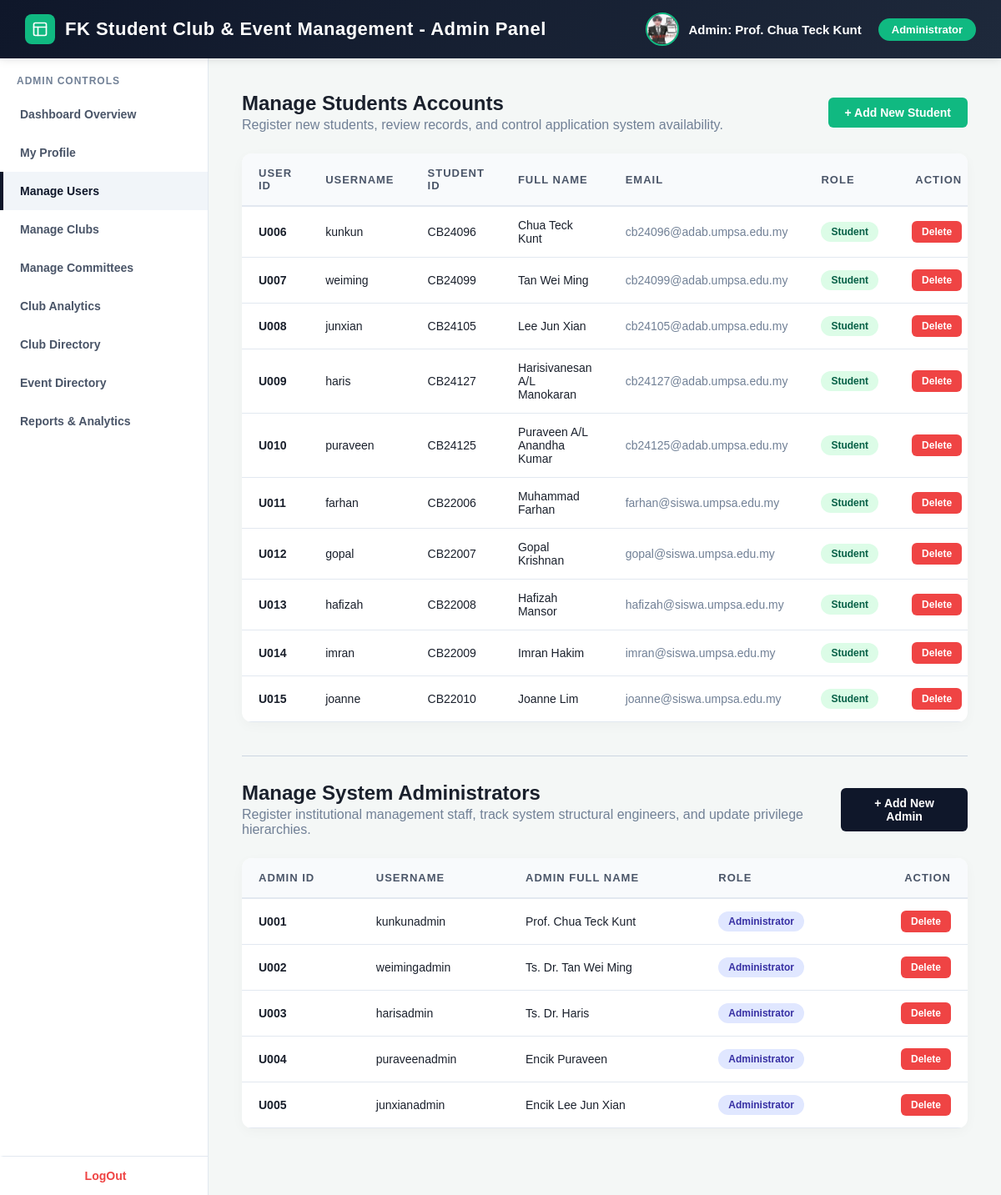
The page /admin/manage_users.php (signed in) on the database its author committed.
### tables this page shows
CREATE TABLE `students` (
  `userID` varchar(100) NOT NULL,
  `stu_ID` varchar(10) DEFAULT NULL,
  `stu_name` varchar(100) DEFAULT NULL,
  `stu_email` varchar(100) DEFAULT NULL,
  `stu_address` varchar(255) DEFAULT NULL,
  `stu_role` varchar(50) DEFAULT NULL,
  `stu_contact_no` varchar(15) DEFAULT NULL,
  `stu_profile_photo` varchar(255) DEFAULT NULL
);

CREATE TABLE `users` (
  `userID` varchar(100) NOT NULL,
  `user_username` varchar(50) DEFAULT NULL,
  `user_password` varchar(50) DEFAULT NULL,
  `user_role` varchar(20) DEFAULT NULL
);

### admin/admin_login_materials.php (called while the page is built, shortened)
<?php
require_once '../db_connection.php';
$userID = $_SESSION['userID'];
$username = $_SESSION['user_username'];
try {
    $sql_profile = "SELECT admin_name, admin_department, admin_position, admin_photo FROM administrator WHERE userID = '$userID'";
    $result_profile = mysqli_query($link, $sql_profile);
    if ($result_profile && mysqli_num_rows($result_profile) > 0) {
        $row = mysqli_fetch_assoc($result_profile);
        $admin_name = !empty($row['admin_name']) ? $row['admin_name'] : $username;
        $photo_path = !empty($row['admin_photo']) ? $row['admin_photo'] : "";
    }
} catch (Exception $e) {}
?>

### admin/manage_users.php (the view, shortened to what this page needs)
<?php
require_once 'admin_login_materials.php';
$student_users = [];
$admin_users = [];
$res_students = mysqli_query($link, "SELECT u.userID, u.user_username, s.stu_ID, s.stu_name, s.stu_email FROM users u JOIN students s ON u.userID = s.userID WHERE u.user_role = 'Student' ORDER BY u.userID ASC");
if ($res_students) { while ($row = mysqli_fetch_assoc($res_students)) { $student_users[] = $row; } }
$res_admins = mysqli_query($link, "SELECT u.userID, u.user_username, a.admin_name FROM users u JOIN administrator a ON u.userID = a.userID WHERE u.user_role = 'Administrator' ORDER BY u.userID ASC");
if ($res_admins) { while ($row = mysqli_fetch_assoc($res_admins)) { $admin_users[] = $row; } }
?>
<!DOCTYPE html>
<html lang="en">
<head>
</head>
<body>
    <?php include 'administrator_background.php'; ?>
        <div class="content-area">
            <div class="header-section">
                <div>
                    <h2>Manage Students Accounts</h2>
                    <p style="color: #718096; margin-top: 3px;">Register new students, review records, and control application system availability.</p>
                </div>
                <button class="btn btn-primary" onclick="toggleForm('addStudentForm')">+ Add New Student</button>
            </div>
            <div class="table-card">
                <table>
                    <thead>
                        <tr>
                            <th>User ID</th>
                            <th>Username</th>
                            <th>Student ID</th>
                            <th>Full Name</th>
                            <th>Email</th>
                            <th>Role</th>
                            <th style="text-align: right;">Action</th>
                        </tr>
                    </thead>
                    <tbody>
                        <?php if (count($student_users) > 0): ?>
                            <?php foreach ($student_users as $student): ?>
                                <tr>
                                    <td><strong><?php echo htmlspecialchars($student['userID']); ?></strong></td>
                                    <td><?php echo htmlspecialchars($student['user_username']); ?></td>
                                    <td><?php echo htmlspecialchars($student['stu_ID']); ?></td>
                                    <td><?php echo htmlspecialchars($student['stu_name']); ?></td>
                                    <td style="color: #718096;"><?php echo htmlspecialchars($student['stu_email']); ?></td>
                                    <td><span class="role-tag student">Student</span></td>
                                    <td style="text-align: right;">
                                        <form action="manage_users.php" method="POST" style="display:inline;" onsubmit="return confirm('Are you sure you want to delete this student profile? Permanent erasure cascade will occur.');">
                                            <button type="submit" class="btn btn-danger">Delete</button>
                                        </form>
                                    </td>
                                </tr>
                            <?php endforeach; ?>
                        <?php else: ?>
                            <tr><td colspan="7" style="text-align: center; padding: 30px; color: #718096;">No registered student records mapped.</td></tr>
                        <?php endif; ?>
                    </tbody>
                </table>
            </div>
            <hr class="section-divider">
            <div class="header-section">
                <div>
                    <h2>Manage System Administrators</h2>
                    <p style="color: #718096; margin-top: 3px;">Register institutional management staff, track system structural engineers, and update privilege hierarchies.</p>
                </div>
                <button class="btn btn-admin" onclick="toggleForm('addAdminForm')">+ Add New Admin</button>
            </div>
            <div class="table-card">
                <table>
                    <thead>
                        <tr>
                            <th>Admin ID</th>
                            <th>Username</th>
                            <th>Admin Full Name</th>
                            <th>Role</th>
                            <th style="text-align: right;">Action</th>
                        </tr>
                    </thead>
                    <tbody>
                        <?php if (count($admin_users) > 0): ?>
                            <?php foreach ($admin_users as $admin): ?>
                                <tr>
                                    <td><strong><?php echo htmlspecialchars($admin['userID']); ?></strong></td>
                                    <td><?php echo htmlspecialchars($admin['user_username']); ?></td>
                                    <td><?php echo htmlspecialchars($admin['admin_name']); ?></td>
                                    <td><span class="role-tag admin">Administrator</span></td>
                                    <td style="text-align: right;">
                                        <form action="manage_users.php" method="POST" style="display:inline;" onsubmit="return confirm('CRITICAL ACCOUNT DELETION PROMPT: Are you completely certain you want to delete this administrator entity profile? Access permissions will be terminated.');">
                                            <button type="submit" class="btn btn-danger">Delete</button>
                                        </form>
                                    </td>
                                </tr>
                            <?php endforeach; ?>
                        <?php else: ?>
                            <tr><td colspan="5" style="text-align: center; padding: 30px; color: #718096;">No distinct non-self administrators parsed.</td></tr>
                        <?php endif; ?>
                    </tbody>
                </table>
            </div>
        </div>
    </div>
</body>
</html>

### admin/administrator_background.php (shortened to what this page needs)
<?php
$current_page = basename($_SERVER['PHP_SELF']);
?>
<div class="top-bar">
    <div class="system-title">
        <div class="system-logo">
        </div>
        FK Student Club & Event Management - Admin Panel
    </div>
    <div class="user-profile-section">
        <div class="profile-group">
            <div class="top-bar-photo">
                <?php if (!empty($photo_path)): ?>
                    <img src="<?php echo htmlspecialchars($photo_path); ?>" alt="Profile" style="width: 100%; height: 100%; object-fit: cover;">
                <?php else: ?>
                    <?php echo strtoupper(substr($admin_name, 0, 1)); ?>
                <?php endif; ?>
            </div>
            <div class="welcome-text">Admin: <?php echo isset($admin_name) ? $admin_name : $_SESSION['user_username']; ?></div>
        </div>
        <div class="role-badge">Administrator</div>
    </div>
</div>
<div class="main-layout">
    <div class="sidebar">
        <div class="sidebar-title">Admin Controls</div>
        <a href="administrator_dashboard.php" class="<?= ($current_page == 'administrator_dashboard.php') ? 'active' : '' ?>">Dashboard Overview</a>
        <a href="admin_profile.php" class="<?= ($current_page == 'admin_profile.php') ? 'active' : '' ?>">My Profile</a>
        <a href="manage_users.php" class="<?= ($current_page == 'manage_users.php') ? 'active' : '' ?>">Manage Users</a>
        <a href="manage_clubs.php" class="<?= ($current_page == 'manage_clubs.php' || $current_page == 'create_club.php') ? 'active' : '' ?>">Manage Clubs</a>
        <a href="manage_committees.php" class="<?= ($current_page == 'manage_committees.php' || $current_page == 'comdetails.php') ? 'active' : '' ?>">Manage Committees</a>
        <a href="club_dashboard.php" class="<?= ($current_page == 'club_dashboard.php') ? 'active' : '' ?>">Club Analytics</a>
        <a href="club_directory.php" class="<?= ($current_page == 'club_directory.php' || $current_page == 'club_details.php') ? 'active' : '' ?>">Club Directory</a>
        <a href="event_directory.php" class="<?= ($current_page == 'event_directory.php' || $current_page == 'engagement_trend.php' || $current_page == 'capacity_control.php') ? 'active' : '' ?>">Event Directory</a>
        <a href="system_reports.php" class="<?= ($current_page == 'system_reports.php' || $current_page == 'participation_and_attendance_dashboard.php') ? 'active' : '' ?>">Reports & Analytics</a>
        <a href="../logout.php" class="logout-btn">LogOut</a>
    </div>

### admin/manage_users.php (style rules this page uses)
.header-section { display: flex; justify-content: space-between; align-items: center; margin-bottom: 25px; margin-top: 20px; }
.header-section:first-of-type { margin-top: 0; }
.header-section h2 { font-size: 24px; color: #1a202c; }
.btn { padding: 10px 20px; border: none; border-radius: 6px; cursor: pointer; font-weight: bold; font-size: 14px; transition: 0.3s; display: inline-flex; align-items: center; gap: 8px; }
.btn-primary { background-color: #10b981; color: white; }
.btn-admin { background-color: #0f172a; color: white; }
.btn-danger { background-color: #ef4444; color: white; padding: 6px 12px; font-size: 12px; }
.table-card { background: white; border-radius: 12px; box-shadow: 0 4px 15px rgba(0,0,0,0.03); overflow: hidden; margin-bottom: 40px; }
table { width: 100%; border-collapse: collapse; }
th { background-color: #f8fafc; color: #4a5568; font-size: 13px; text-transform: uppercase; letter-spacing: 1px; text-align: left; padding: 16px 20px; border-bottom: 2px solid #e2e8f0; }
td { padding: 14px 20px; border-bottom: 1px solid #e2e8f0; color: #1a202c; font-size: 14px; vertical-align: middle; }
.role-tag { display: inline-block; padding: 5px 12px; border-radius: 20px; font-size: 12px; font-weight: bold; }
.role-tag.student { background-color: #dcfce7; color: #065f46; }
.role-tag.admin { background-color: #e0e7ff; color: #3730a3; }
.section-divider { border: 0; height: 1px; background: #cbd5e1; margin: 30px 0; }

### admin/administrator_background.php (style rules this page uses)
* { margin: 0; padding: 0; box-sizing: border-box; font-family: Arial, Helvetica, sans-serif; }
body { display: flex; flex-direction: column; height: 100vh; background-color: #f4f7f6; color: #333; }
.top-bar { background: linear-gradient(135deg, #0f172a 0%, #1e293b 100%); color: white; padding: 15px 30px; display: flex; justify-content: space-between; align-items: center; box-shadow: 0 2px 10px rgba(0,0,0,0.1); z-index: 10; }
.system-title { font-size: 22px; font-weight: bold; letter-spacing: 0.5px; display: flex; align-items: center; gap: 12px; }
.system-logo { width: 36px; height: 36px; background-color: #10b981; color: white; border-radius: 8px; display: flex; justify-content: center; align-items: center; }
.user-profile-section { display: flex; align-items: center; gap: 20px; }
.profile-group { display: flex; align-items: center; gap: 12px; }
.top-bar-photo { width: 40px; height: 40px; background-color: #334155; border-radius: 50%; border: 2px solid #10b981; display: flex; justify-content: center; align-items: center; overflow: hidden; font-size: 14px; font-weight: bold; color: white; }
.welcome-text { font-size: 15px; font-weight: bold; }
.role-badge { background-color: #10b981; padding: 6px 16px; border-radius: 20px; font-size: 13px; font-weight: bold; color: white; }
.main-layout { display: flex; flex: 1; overflow: hidden; }
.sidebar { width: 250px; background-color: white; border-right: 1px solid #e2e8f0; padding-top: 20px; display: flex; flex-direction: column; flex-shrink: 0; }
.sidebar-title { padding: 0 20px 10px 20px; font-size: 12px; text-transform: uppercase; color: #718096; font-weight: bold; letter-spacing: 1px; }
.sidebar a { padding: 15px 20px; color: #4a5568; text-decoration: none; font-weight: bold; font-size: 14px; border-left: 4px solid transparent; transition: all 0.3s; }
.sidebar a.active { background-color: #f1f5f9; color: #0f172a; border-left: 4px solid #0f172a; }
.logout-btn { margin-top: auto; border-top: 1px solid #e2e8f0; color: #ef4444 !important; text-align: center; }
.content-area { flex: 1; padding: 40px; overflow-y: auto; }

### rows shown on the page
students: userID.userID "U006", userID.user_username "kunkun", stu_ID "CB24096", stu_name "Chua Teck Kunt", stu_email "cb24096@adab.umpsa.edu.my"
students: userID.userID "U007", userID.user_username "weiming", stu_ID "CB24099", stu_name "Tan Wei Ming", stu_email "cb24099@adab.umpsa.edu.my"
students: userID.userID "U008", userID.user_username "junxian", stu_ID "CB24105", stu_name "Lee Jun Xian", stu_email "cb24105@adab.umpsa.edu.my"
students: userID.userID "U009", userID.user_username "haris", stu_ID "CB24127", stu_name "Harisivanesan A/L Manokaran", stu_email "cb24127@adab.umpsa.edu.my"
students: userID.userID "U010", userID.user_username "puraveen", stu_ID "CB24125", stu_name "Puraveen A/L Anandha Kumar", stu_email "cb24125@adab.umpsa.edu.my"
students: userID.userID "U011", userID.user_username "farhan", stu_ID "CB22006", stu_name "Muhammad Farhan", stu_email "farhan@siswa.umpsa.edu.my"
students: userID.userID "U012", userID.user_username "gopal", stu_ID "CB22007", stu_name "Gopal Krishnan", stu_email "gopal@siswa.umpsa.edu.my"
students: userID.userID "U013", userID.user_username "hafizah", stu_ID "CB22008", stu_name "Hafizah Mansor", stu_email "hafizah@siswa.umpsa.edu.my"
students: userID.userID "U014", userID.user_username "imran", stu_ID "CB22009", stu_name "Imran Hakim", stu_email "imran@siswa.umpsa.edu.my"
students: userID.userID "U015", userID.user_username "joanne", stu_ID "CB22010", stu_name "Joanne Lim", stu_email "joanne@siswa.umpsa.edu.my"

### other values the page prints
$admin_name "Prof. Chua Teck Kunt"
$admin['userID'] "U001"
$admin['user_username'] "kunkunadmin"
$admin['admin_name'] "Prof. Chua Teck Kunt"
$admin['userID'] "U002"
$admin['user_username'] "weimingadmin"
$admin['admin_name'] "Ts. Dr. Tan Wei Ming"
$admin['userID'] "U003"
$admin['user_username'] "harisadmin"
$admin['admin_name'] "Ts. Dr. Haris"
$admin['userID'] "U004"
$admin['user_username'] "puraveenadmin"
$admin['admin_name'] "Encik Puraveen"
$admin['userID'] "U005"
$admin['user_username'] "junxianadmin"
